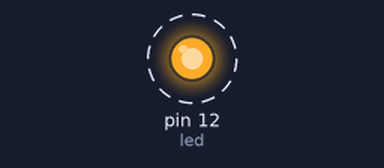
Recording of a sketch running on a simulated Arduino Uno, built with avr-gcc and run on an emulated ATmega328P. Shown: output pins drawn as LEDs (lit = HIGH). Dashed ring = blinking.

Above: at 0.5 s.
Timing chart, 0 to 4.6 s (numbered marks = the images above):
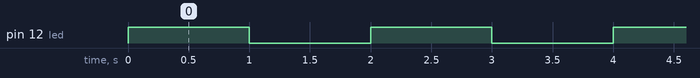

Measured:
- by itself, pin 12 (led): alternates HIGH for 1.0 s and LOW for 1.0 s

The sketch:

led_flash.ino
```cpp
#define led 12    // LED connected to digital pin 12

void setup() {
    // Configure LED pin as an output
    pinMode(led, OUTPUT);
}

void loop() {
    // Continuously toggle the LED ON and OFF
    toggle_led();
}

// Function to blink the LED
void toggle_led()
{
    // Turn LED ON
    digitalWrite(led, HIGH);
    delay(1000);          // Keep LED ON for 1 second

    // Turn LED OFF
    digitalWrite(led, LOW);
    delay(1000);          // Keep LED OFF for 1 second
}
```
